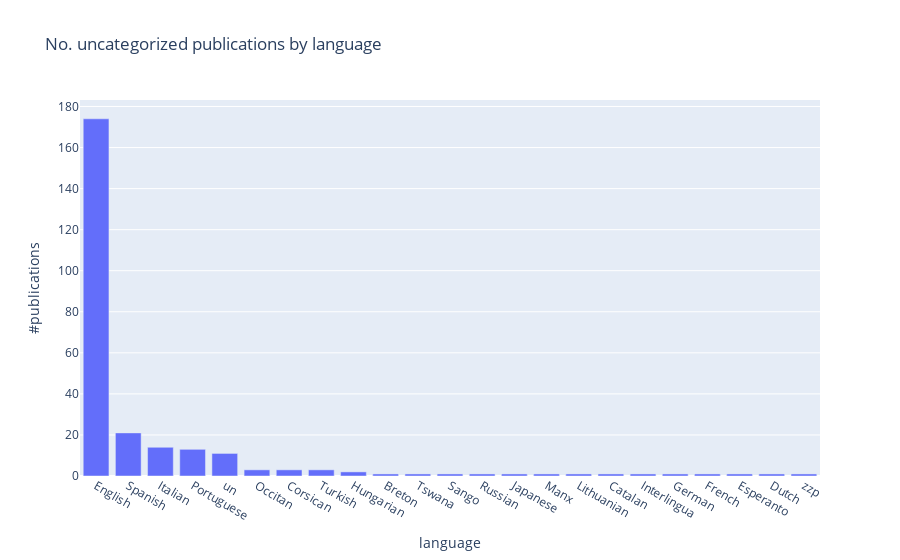

Write notebook code for a chart like this one.
### Code cell
uncategorized_sentiment_languages_publications = px.bar(
    uncategorized_sentiment_languages_count, 
    x='language', 
    y='#publications', 
    title="No. uncategorized publications by language",
)
uncategorized_sentiment_languages_publications.show()
uncategorized_sentiment_languages_publications.write_image("images/uncategorized_sentiment_publications_by_language.eps")

### Figure 1 — Plotly figure (JSON) as saved in the notebook; plotly's stock layout.template omitted (floating-point values rounded to 4 significant figures)
{"data": [{"alignmentgroup": "True", "hovertemplate": "language=%{x}<br>#publications=%{y}<extra></extra>", "legendgroup": "", "marker": {"color": "#636efa", "pattern": {"shape": ""}}, "name": "", "offsetgroup": "", "orientation": "v", "showlegend": false, "textposition": "auto", "type": "bar", "x": ["English", "Spanish", "Italian", "Portuguese", "un", "Occitan", "Corsican", "Turkish", "Hungarian", "Breton", "Tswana", "Sango", "Russian", "Japanese", "Manx", "Lithuanian", "Catalan", "Interlingua", "German", "French", "Esperanto", "Dutch", "zzp"], "xaxis": "x", "y": [174, 21, 14, 13, 11, 3, 3, 3, 2, 1, 1, 1, 1, 1, 1, 1, 1, 1, 1, 1, 1, 1, 1], "yaxis": "y"}], "layout": {"barmode": "relative", "legend": {"tracegroupgap": 0}, "title": {"text": "No. uncategorized publications by language"}, "xaxis": {"anchor": "y", "domain": [0, 1], "title": {"text": "language"}}, "yaxis": {"anchor": "x", "domain": [0, 1], "title": {"text": "#publications"}}}}
